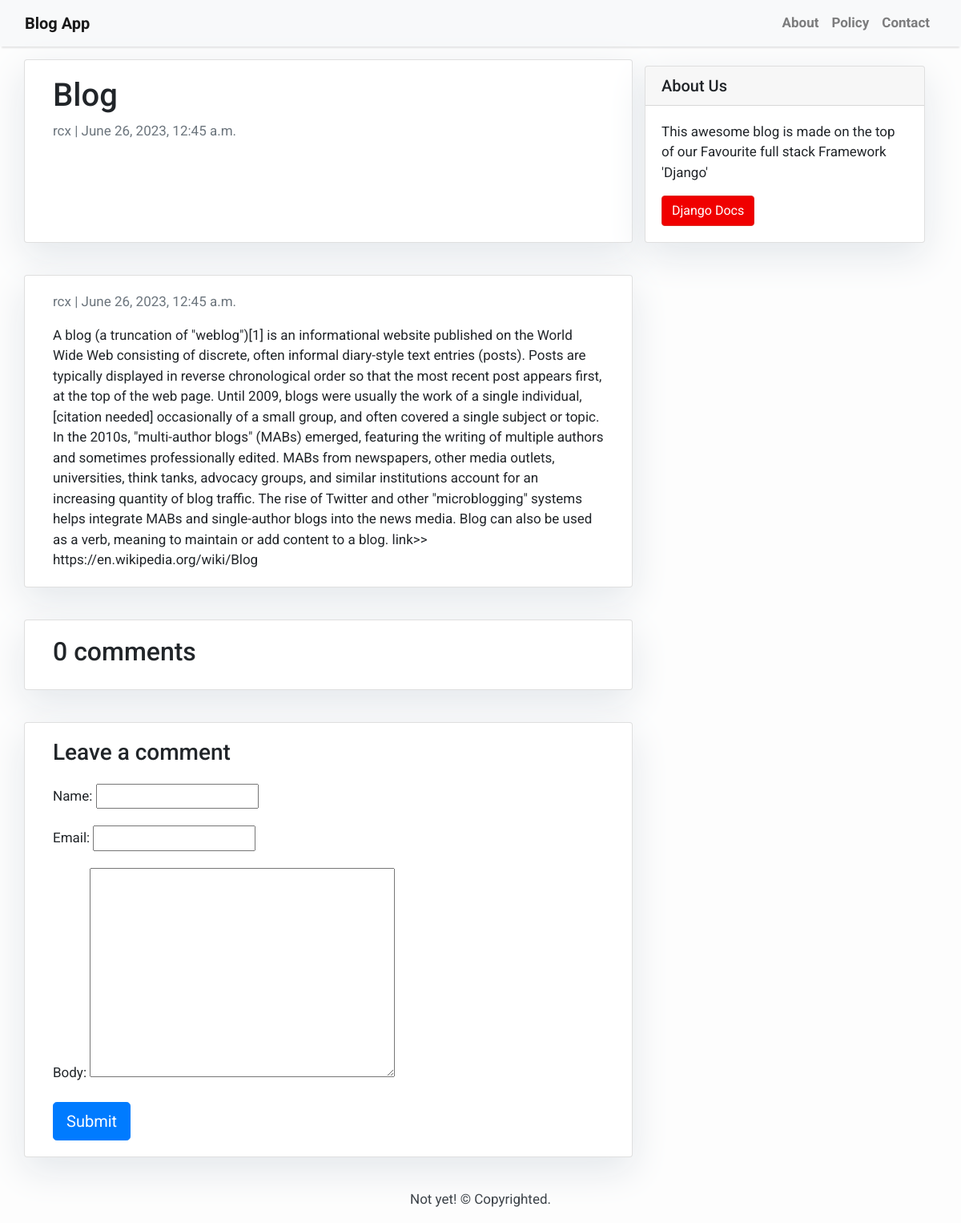
Screenshot of /blog/ with the database file from the repository.
### blogging/models.py (models this page shows, shortened)
class Post(models.Model):
    title = models.CharField(max_length=150, unique=True)
    slug = models.SlugField(max_length=200, unique=True)
    author = models.ForeignKey(User,on_delete=models.CASCADE,related_name='blog_posts')
    updated_on = models.DateTimeField(auto_now=True)
    content = models.TextField()
    created_on = models.DateTimeField(auto_now_add=True)
    status = models.IntegerField(choices=status,default = 0)
    class Meta:
        ordering = ['-created_on'] # - is the sign of descending

### blogging/views.py (the view)
# urls.py: path('<slug:slug>/',post_detail, name='postDetail'),
def post_detail(request,slug):
    template_name = 'blogging/postDetail.html'
    post = get_object_or_404(Post, slug=slug)
    comments = post.comments.filter(active=True)
    new_comment = None
    if request.method == 'POST':
        comment_form = CommentForm(data=request.POST)
        if comment_form.is_valid():
            new_comment = comment_form.save(commit=False)
            new_comment.post = post
            new_comment.save()
    else:
        comment_form = CommentForm()
    return render(request, template_name, {'post':post,
                                           'comments':comments,
                                           'new_comment':new_comment,
                                           'comment_form':comment_form})

### blogging/forms.py
class CommentForm(forms.ModelForm):
    class Meta:
        model = Comment
        fields = ('name','email','body')

### blogging/templates/blogging/postDetail.html (shortened to what this page needs)
{% extends 'base.html' %}
{% block content %}
<div class="container">
  <div class="row">
    <div class="col-md-8 card mb-4  mt-3 left  top">
      <div class="card-body">
        <h1>{% block title %} {{ post.title }} {% endblock title %}</h1>
        <p class=" text-muted">{{ post.author }} | {{ post.created_on }}</p>
      </div>
    </div>
    {% block sidebar %} {% include 'sidebar.html' %} {% endblock sidebar %}
    <div class="container">
      <div class="row">
        <div class="col-md-8 card mb-4  mt-3 left  top">
          <div class="card-body">
            <p class=" text-muted">{{ post.author }} | {{ post.created_on }}</p>
            <p class="card-text ">{{ post.content | safe }}</p>
          </div>
        </div>
        <div class="col-md-8 card mb-4  mt-3 ">
          <div class="card-body">
            <h2>{{ comments.count }} comments</h2>
          </div>
        </div>
        <div class="col-md-8 card mb-4  mt-3 ">
          <div class="card-body">
            {% if new_comment %}
            <div class="alert alert-success" role="alert">
              Your comment is awaiting moderation
            </div>
            {% else %}
            <h3>Leave a comment</h3>
            <form method="post" style="margin-top: 1.3em;">
              {{ comment_form.as_p }}
              <button type="submit" class="btn btn-primary  btn-lg">Submit</button>
            </form>
            {% endif %}
          </div>
        </div>
      </div>
    </div>
  </div>
  </div>
{% endblock content %}

### blogging/templates/base.html (style rules this page uses)
body { font-family: "Roboto", sans-serif; font-size: 17px; background-color: #fdfdfd; }

### blogging/templates/sidebar.html (style rules this page uses)
.card { box-shadow: 0 16px 48px #E3E7EB; }

### rows the page displays
Post: title "Blog", author "rcx", created_on "June 26, 2023, 12:45 a.m.", content "A blog (a truncation of \"weblog\")[1] is an informational website published on the World Wide Web consisting of discrete, often informal diary-style text entries (posts). Posts are typically displayed in reverse chronological order so that the most recent post appears first, at the top of the web page. Until 2009, blogs were usually the work of a single individual,[citation needed] occasionally of a small group, and often covered a single subject or topic. In the 2010s, \"multi-author blogs\" (MABs) emerged, featuring the writing of multiple authors and sometimes professionally edited. MABs from newspapers, other media outlets, universities, think tanks, advocacy groups, and similar…"

### other values shown
{{ comments.count }} "0"
